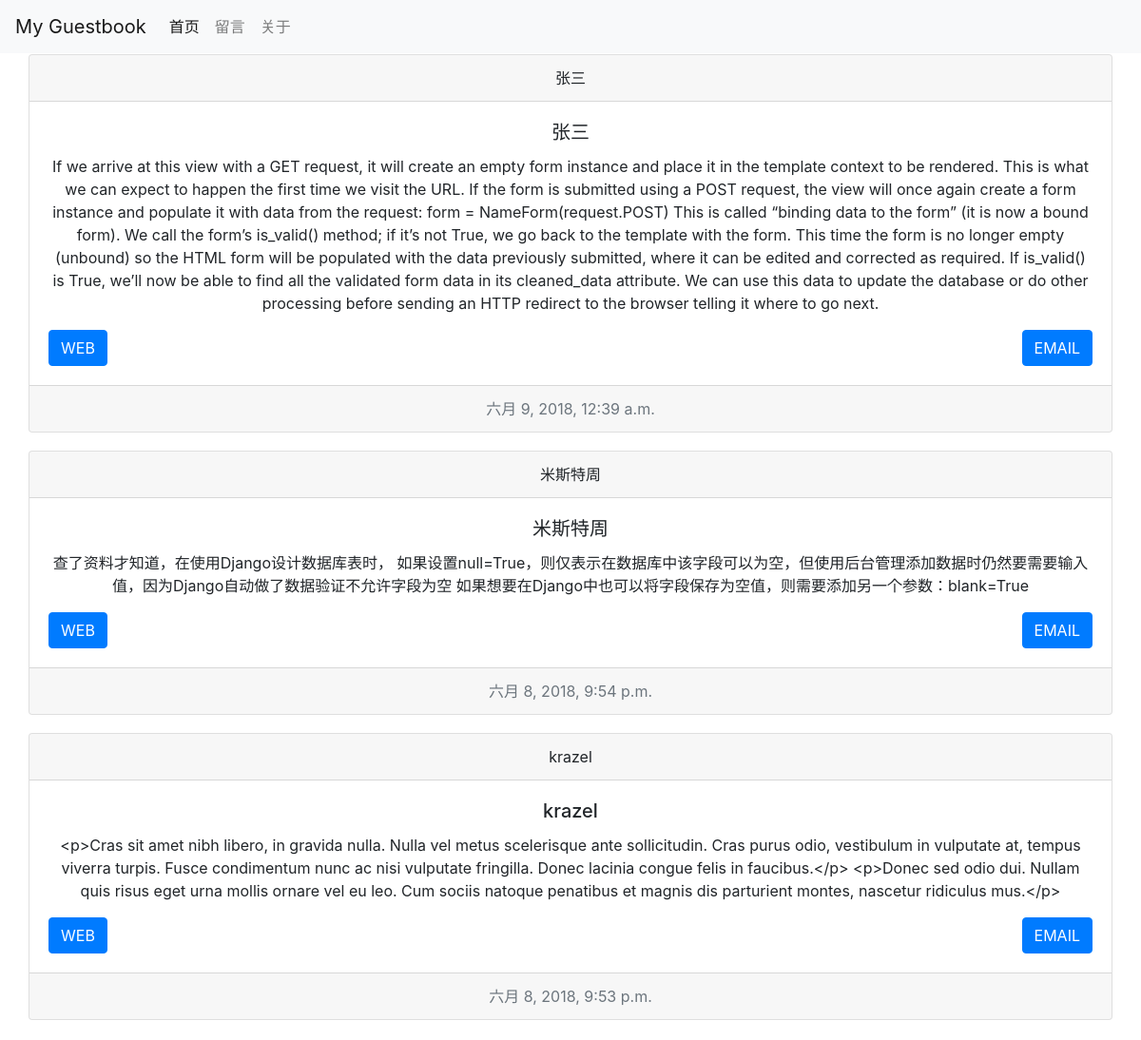
The page / on the database its author committed.
### myguestbook/models.py (models this page shows, shortened)
class Guestbook(models.Model):
    name = models.CharField(max_length=200)
    email = models.EmailField()
    weburl = models.URLField()
    avatar = models.CharField(
        max_length=200, default='https://avatar.csdn.net/3/9/5/3_lenny_lin.jpg')
    content = models.TextField()
    create_time = models.DateTimeField(auto_now_add=True)
    update_time = models.DateTimeField(auto_now=True)

### myguestbook/views.py (the view)
# urls.py: path('', views.IndexView.as_view(), name='index'),
class IndexView(generic.ListView):
    template_name = 'index.html'
    context_object_name = 'messages'
    def get_queryset(self):
        return Guestbook.objects.order_by('-create_time')

### myguestbook/templates/index.html (shortened to what this page needs)
{% extends 'base.html' %} {% block title %} 你好 {% endblock %} {% block content %}
        {% for message in messages %}
<div class="card text-center">
  <div class="card-header">
    {{ message.name }}
  </div>
  <div class="card-body">
    <h5 class="card-title">{{ message.name }}</h5>
    <p class="card-text">{{ message.content }}</p>
    <a href="#" class="btn btn-primary float-left">WEB</a>
      <a href="#" class="btn btn-primary float-right">EMAIL</a>
  </div>
  <div class="card-footer text-muted">
    {{ message.create_time }}
  </div>
</div>
            <div class="small">
            </div>
        {% endfor %}
{% endblock %}

### myguestbook/templates/base.html (shortened to what this page needs)
<!DOCTYPE html>
<html lang="en">
<head>
    <link rel="stylesheet" href="https://cdn.bootcss.com/bootstrap/4.0.0/css/bootstrap.min.css"
>
</head>
<body>
<nav class="navbar navbar-expand-lg navbar-light bg-light">
    <a class="navbar-brand" href="#">My Guestbook</a>
    <div class="collapse navbar-collapse" id="navbarNav">
        <ul class="navbar-nav">
            <li class="nav-item active">
                <a class="nav-link" href="{% url 'myguestbook:index' %}">首页
                </a>
            </li>
            <li class="nav-item">
                <a class="nav-link" href="{% url 'myguestbook:new' %}">留言</a>
            </li>
            <li class="nav-item">
                <a class="nav-link" href="#">关于</a>
            </li>
        </ul>
    </div>
</nav>
<div class="container">
    <div class="row">
        <div class="col"></div>
        <div class="col"></div>
        <div class="w-100">
            {% block content %}{% endblock %}</div>
    </div>
</div>
</body>
</html>

### rows shown on the page
Guestbook: name "张三", content "If we arrive at this view with a GET request, it will create an empty form instance and place it in the template context to be rendered. This is what we can expect to happen the first time we visit the URL. If the form is submitted using a POST request, the view will once again create a form instance and populate it with data from the request: form = NameForm(request.POST) This is called “binding data to the form” (it is now a bound form). We call the form’s is_valid() method; if it’s not True, we go back to the template with the form. This time the form is no longer empty (unbound) so the HTML form will be populated with the data previously submitted, where it can be edited and corrected…", create_time "六月 9, 2018, 12:39 a.m."
Guestbook: name "米斯特周", content "查了资料才知道，在使用Django设计数据库表时， 如果设置null=True，则仅表示在数据库中该字段可以为空，但使用后台管理添加数据时仍然要需要输入值，因为Django自动做了数据验证不允许字段为空 如果想要在Django中也可以将字段保存为空值，则需要添加另一个参数：blank=True", create_time "六月 8, 2018, 9:54 p.m."
Guestbook: name "krazel", content "<p>Cras sit amet nibh libero, in gravida nulla. Nulla vel metus scelerisque ante sollicitudin. Cras purus odio, vestibulum in vulputate at, tempus viverra turpis. Fusce condimentum nunc ac nisi vulputate fringilla. Donec lacinia congue felis in faucibus.</p> <p>Donec sed odio dui. Nullam quis risus eget urna mollis ornare vel eu leo. Cum sociis natoque penatibus et magnis dis parturient montes, nascetur ridiculus mus.</p>", create_time "六月 8, 2018, 9:53 p.m."
